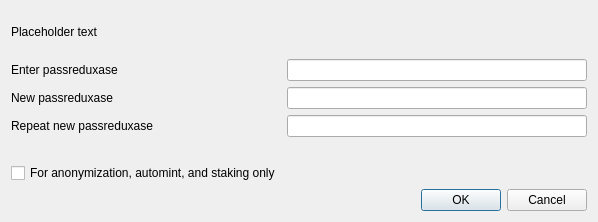
<?xml version="1.0" encoding="UTF-8"?>
<ui version="4.0">
 <class>AskPassreduxaseDialog</class>
 <widget class="QDialog" name="AskPassreduxaseDialog">
  <property name="geometry">
   <rect>
    <x>0</x>
    <y>0</y>
    <width>598</width>
    <height>222</height>
   </rect>
  </property>
  <property name="sizePolicy">
   <sizepolicy hsizetype="Preferred" vsizetype="Minimum">
    <horstretch>0</horstretch>
    <verstretch>0</verstretch>
   </sizepolicy>
  </property>
  <property name="minimumSize">
   <size>
    <width>550</width>
    <height>0</height>
   </size>
  </property>
  <property name="windowTitle">
   <string>Passreduxase Dialog</string>
  </property>
  <layout class="QVBoxLayout" name="verticalLayout">
   <property name="sizeConstraint">
    <enum>QLayout::SetMinimumSize</enum>
   </property>
   <item>
    <widget class="QLabel" name="warningLabel">
     <property name="text">
      <string notr="true">Placeholder text</string>
     </property>
     <property name="textFormat">
      <enum>Qt::RichText</enum>
     </property>
     <property name="wordWrap">
      <bool>true</bool>
     </property>
    </widget>
   </item>
   <item>
    <layout class="QFormLayout" name="formLayout">
     <property name="sizeConstraint">
      <enum>QLayout::SetMinimumSize</enum>
     </property>
     <property name="fieldGrowthPolicy">
      <enum>QFormLayout::AllNonFixedFieldsGrow</enum>
     </property>
     <item row="0" column="0">
      <widget class="QLabel" name="passLabel1">
       <property name="text">
        <string>Enter passreduxase</string>
       </property>
      </widget>
     </item>
     <item row="0" column="1">
      <widget class="QLineEdit" name="passEdit1">
       <property name="echoMode">
        <enum>QLineEdit::Password</enum>
       </property>
      </widget>
     </item>
     <item row="1" column="0">
      <widget class="QLabel" name="passLabel2">
       <property name="text">
        <string>New passreduxase</string>
       </property>
      </widget>
     </item>
     <item row="1" column="1">
      <widget class="QLineEdit" name="passEdit2">
       <property name="echoMode">
        <enum>QLineEdit::Password</enum>
       </property>
      </widget>
     </item>
     <item row="2" column="0">
      <widget class="QLabel" name="passLabel3">
       <property name="text">
        <string>Repeat new passreduxase</string>
       </property>
      </widget>
     </item>
     <item row="2" column="1">
      <widget class="QLineEdit" name="passEdit3">
       <property name="echoMode">
        <enum>QLineEdit::Password</enum>
       </property>
      </widget>
     </item>
     <item row="3" column="1">
      <widget class="QLabel" name="capsLabel">
       <property name="font">
        <font>
         <weight>75</weight>
         <bold>true</bold>
        </font>
       </property>
       <property name="text">
        <string/>
       </property>
       <property name="alignment">
        <set>Qt::AlignCenter</set>
       </property>
      </widget>
     </item>
     <item row="4" column="0">
      <widget class="QCheckBox" name="anonymizationCheckBox">
       <property name="enabled">
        <bool>true</bool>
       </property>
       <property name="toolTip">
        <string>Serves to disable the trivial sendmoney when OS account compromised. Provides no real security.</string>
       </property>
       <property name="text">
        <string>For anonymization, automint, and staking only</string>
       </property>
       <property name="visible">
        <bool>false</bool>
       </property>
      </widget>
     </item>
    </layout>
   </item>
   <item>
    <widget class="QDialogButtonBox" name="buttonBox">
     <property name="orientation">
      <enum>Qt::Horizontal</enum>
     </property>
     <property name="standardButtons">
      <set>QDialogButtonBox::Cancel|QDialogButtonBox::Ok</set>
     </property>
    </widget>
   </item>
  </layout>
 </widget>
 <resources/>
 <connections>
  <connection>
   <sender>buttonBox</sender>
   <signal>accepted()</signal>
   <receiver>AskPassreduxaseDialog</receiver>
   <slot>accept()</slot>
   <hints>
    <hint type="sourcelabel">
     <x>20</x>
     <y>20</y>
    </hint>
    <hint type="destinationlabel">
     <x>20</x>
     <y>20</y>
    </hint>
   </hints>
  </connection>
  <connection>
   <sender>buttonBox</sender>
   <signal>rejected()</signal>
   <receiver>AskPassreduxaseDialog</receiver>
   <slot>reject()</slot>
   <hints>
    <hint type="sourcelabel">
     <x>20</x>
     <y>20</y>
    </hint>
    <hint type="destinationlabel">
     <x>20</x>
     <y>20</y>
    </hint>
   </hints>
  </connection>
 </connections>
</ui>
